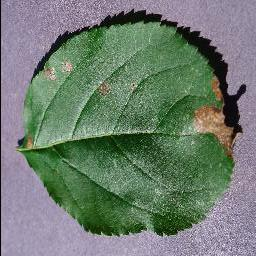
#> input picture ClassificationTreeleaves/test/0ca16873-eeac-47e9-9a87-1859950daab7___JR_FrgE.S 2835_270deg.JPG, 256 x 256 px; its folder holds only this picture in this run
$ python -i partie3.py   (imports and definitions only)   (older library calls are emulated)
#> lines starting #> are read from the running program, lines starting #| are printed output that depends on the picture; after the words box and inside, x2 and y2 are one past the last pixel; in counts of white or black regions, pixels touching at a corner belong together
# CBIR : Content Based Image Retreivial
import os
import cv2
import numpy as np
import matplotlib.pyplot as plt
import skimage
from skimage import color
from skimage.feature.texture import greycoprops,greycomatrix


# [64 lines left out: functions show_img, hsvHistogramFeatures, extractColorFeature, textureFeatures, not called in this run]

def shapeFeatures(img):
	img = cv2.cvtColor(img, cv2.COLOR_RGB2GRAY)
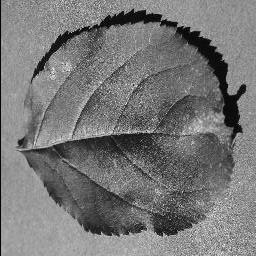
#> img: shape (256, 256); min 0, max 252, mean 119
	_,img = cv2.threshold(img, 128, 255, cv2.THRESH_BINARY)
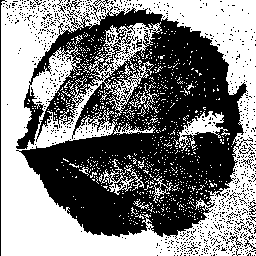
#> img: shape (256, 256); 50.7% white; 868 black regions (851 under 20 px), largest, box (x1, y1, x2, y2) and area: (16, 4, 253, 239) 29718, (0, 0, 7, 256) 265, (66, 0, 82, 10) 55
	feature = cv2.HuMoments(cv2.moments(img))
#> feature = [0.00167, 4.28e-09, 8.88e-12, 5.98e-11, -1.91e-22, 2.44e-16, -1.36e-21]
	return feature.reshape(-1)

# [50 lines left out: functions getFeatures, extractAllFeatures, CBIR_Search, euclidien_distance, main, not called in this run]
# [2 lines not run here, left out]

>>> import cv2
>>> picture = cv2.cvtColor(cv2.imread('test/0ca16873-eeac-47e9-9a87-1859950daab7___JR_FrgE.S 2835_270deg.JPG'), cv2.COLOR_BGR2RGB)
>>> result = shapeFeatures(picture)
#> result has the same summary as feature in shapeFeatures

$ run again, on ClassificationTreeleaves/test/0ca16873-eeac-47e9-9a87-1859950daab7___JR_FrgE.S 2835_new30degFlipLR.JPG
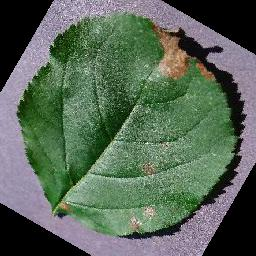
#> input picture ClassificationTreeleaves/test/0ca16873-eeac-47e9-9a87-1859950daab7___JR_FrgE.S 2835_new30degFlipLR.JPG, 256 x 256 px
#> in shapeFeatures, `img = cv2.cvtColor(img, cv2.COLOR_RGB2GRAY)`:
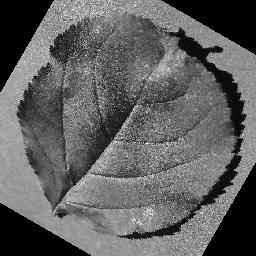
#> img: shape (256, 256); min 0, max 251, mean 96.6
#> in shapeFeatures, `_,img = cv2.threshold(img, 128, 255, cv2.THRESH_BINARY)`:
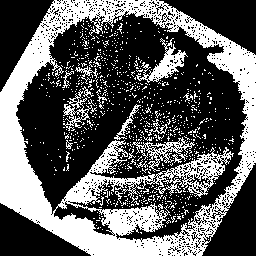
#> img: shape (256, 256); 36.7% white; 837 white regions (820 under 20 px), largest, box (x1, y1, x2, y2) and area: (0, 0, 256, 256) 19676, (136, 38, 188, 83) 706, (132, 137, 195, 172) 580
#> feature = [0.00184, 4.45e-09, 3.31e-12, 1.16e-10, -1.79e-21, 7.13e-15, 1.39e-21]
#> result has the same summary as feature in shapeFeatures

$ run again, on ClassificationTreeleaves/test/13575fc3-1674-4511-a124-2ed065f00cda___RS_HL 7351_flipTB.JPG
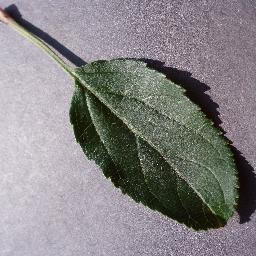
#> input picture ClassificationTreeleaves/test/13575fc3-1674-4511-a124-2ed065f00cda___RS_HL 7351_flipTB.JPG, 256 x 256 px
#> in shapeFeatures, `_,img = cv2.threshold(img, 128, 255, cv2.THRESH_BINARY)`:
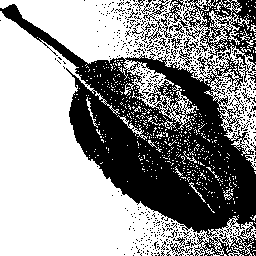
#> img: shape (256, 256); 59.1% white; 485 black regions (469 under 20 px), largest, box (x1, y1, x2, y2) and area: (0, 0, 256, 256) 24916, (177, 37, 201, 67) 177, (169, 23, 185, 34) 57
#> feature = [0.00116, 2.81e-08, 2.89e-11, 6.3e-11, 2.08e-21, -7.4e-15, -1.7e-21]
#> result has the same summary as feature in shapeFeatures

$ run again, on ClassificationTreeleaves/test/1a69060b-e45e-4d95-881c-f6d1960dffcd___FREC_C.Rust 0065_newGRR.JPG
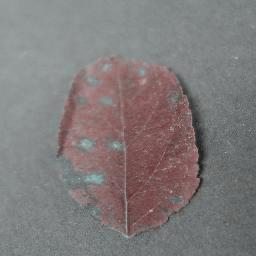
#> input picture ClassificationTreeleaves/test/1a69060b-e45e-4d95-881c-f6d1960dffcd___FREC_C.Rust 0065_newGRR.JPG, 256 x 256 px
#> in shapeFeatures, `img = cv2.cvtColor(img, cv2.COLOR_RGB2GRAY)`:
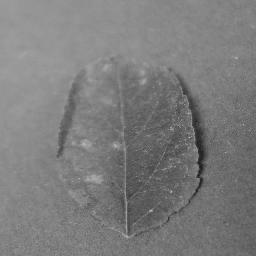
#> img: shape (256, 256); min 24, max 187, mean 124.2
#> in shapeFeatures, `_,img = cv2.threshold(img, 128, 255, cv2.THRESH_BINARY)`:
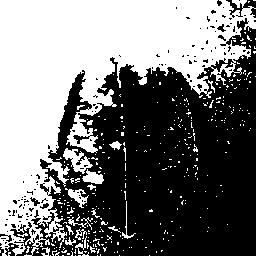
#> img: shape (256, 256); 47.2% white; 358 white regions (338 under 20 px), largest, box (x1, y1, x2, y2) and area: (0, 0, 256, 256) 28516, (63, 148, 93, 174) 342, (82, 169, 104, 184) 194
#> feature = [0.0012, 2.78e-07, 8.5e-10, 9.99e-11, -2.6e-20, -5.06e-14, 1.3e-20]
#> result has the same summary as feature in shapeFeatures
